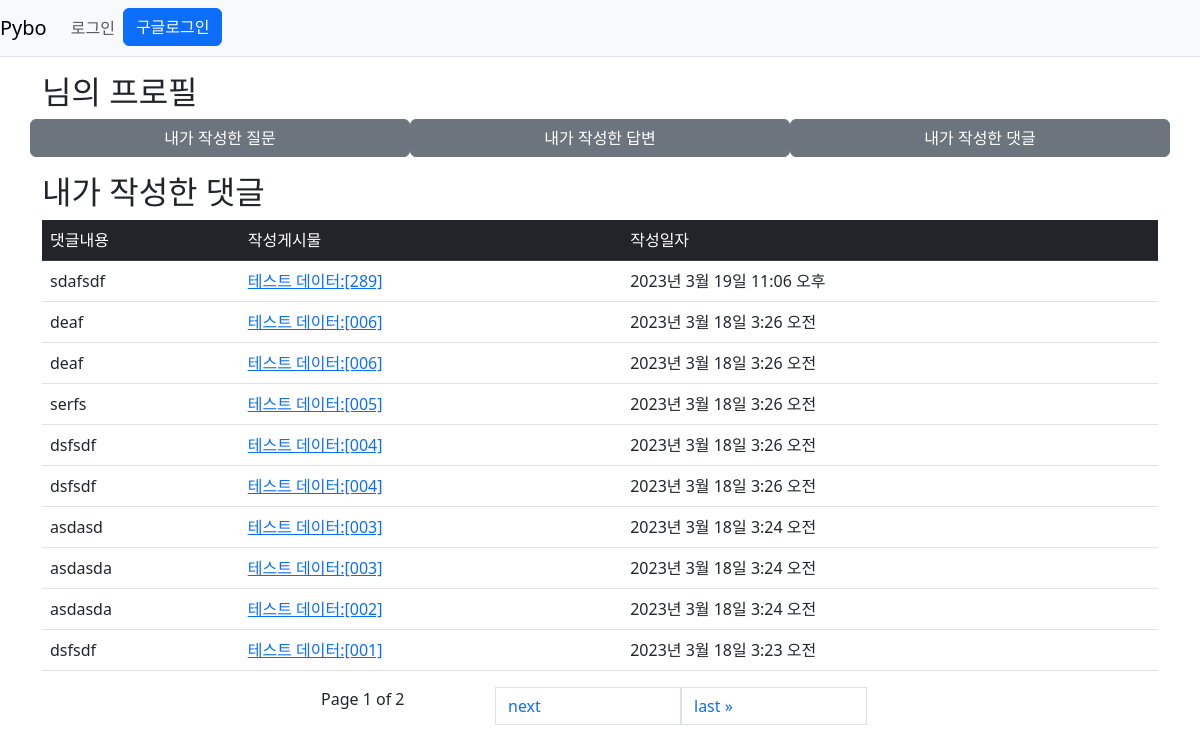
/pybo/profile/comment/1, run on the app's committed database.
### pybo/models.py (models this page shows, shortened)
class Comment(models.Model):
    author = models.ForeignKey(User, on_delete=models.CASCADE)
    content = models.TextField()
    create_date = models.DateTimeField()
    modify_date = models.DateTimeField(null=True, blank=True)
    question = models.ForeignKey(Question, null=True, blank=True,
                                 on_delete=models.CASCADE)
    answer = models.ForeignKey(Answer, null=True, blank=True,
                               on_delete=models.CASCADE)

class Question(models.Model):
    subject = models.CharField(max_length=200)
    content = models.TextField()
    create_date = models.DateTimeField()
    author = models.ForeignKey(User, on_delete=models.CASCADE
                               , related_name='author_question')
    modify_date = models.DateTimeField(null=True, blank=True)
    category = models.CharField(max_length=20)
    voter = models.ManyToManyField(User, related_name='voter_question')

### pybo/views/profile_views.py (the view)
# urls.py: path('profile/comment/<int:user_id>', profile_views.CommentListView.as_view(), name='comment_view'),
class CommentListView(ListView):
    model = Comment
    template_name = 'pybo/comment_profile.html'
    context_object_name = 'comments'
    paginate_by = 10
    def get_queryset(self):
        self.user = get_object_or_404(User, pk=self.kwargs['user_id'])
        return Comment.objects.filter(author=self.user).order_by('-create_date')

### templates/pybo/comment_profile.html (shortened to what this page needs)
{% extends 'base_profile.html' %}
{% block list %}
    <div class="my-3">
        <h2>내가 작성한 댓글</h2>
        <table class="table">
            <tr class="table-dark">
                <td>댓글내용</td>
                <td>작성게시물</td>
                <td>작성일자</td>
            </tr>
        {% if comments %}
            {% for comment in comments %}
            <tr>
                <td>{{ comment.content }}</td>
                {% if comment.question %}
                <td><a href="{% url 'pybo:detail' comment.question.id %}">{{ comment.question.subject }}</a></td>
                {% else %}
                <td><a href="{% url 'pybo:detail' comment.answer.question.id %}">{{ comment.answer.content }}</a></td>
                {% endif %}
                <td>{{ comment.create_date }}</td>
            </tr>
            {% endfor %}
            </table>
        <div class="pagination row">
    <span class="step-links row justify-content-center">
        <span class="current-page col-2 center-align">
            Page {{ page_obj.number }} of {{ page_obj.paginator.num_pages }}
        </span>
        {% if page_obj.has_next %}
            <a href="?page={{ page_obj.next_page_number }}" class="page-link col-2">next</a>
            <a href="?page={{ page_obj.paginator.num_pages }}" class="page-link col-2">last &raquo;</a>
        {% endif %}
    </span>
  </div>
            {% else %}
        <h2>이곳은 조용하네요...</h2>
        {% endif %}
    </div>
{% endblock %}

### data on the page
Comment: content "sdafsdf", question.subject "테스트 데이터:[289]", create_date "2023년 3월 19일 11:06 오후"
Comment: content "deaf", question.subject "테스트 데이터:[006]", create_date "2023년 3월 18일 3:26 오전"
Comment: content "deaf", question.subject "테스트 데이터:[006]", create_date "2023년 3월 18일 3:26 오전"
Comment: content "serfs", question.subject "테스트 데이터:[005]", create_date "2023년 3월 18일 3:26 오전"
Comment: content "dsfsdf", question.subject "테스트 데이터:[004]", create_date "2023년 3월 18일 3:26 오전"
Comment: content "dsfsdf", question.subject "테스트 데이터:[004]", create_date "2023년 3월 18일 3:26 오전"
Comment: content "asdasd", question.subject "테스트 데이터:[003]", create_date "2023년 3월 18일 3:24 오전"
Comment: content "asdasda", question.subject "테스트 데이터:[003]", create_date "2023년 3월 18일 3:24 오전"
Comment: content "asdasda", question.subject "테스트 데이터:[002]", create_date "2023년 3월 18일 3:24 오전"
Comment: content "dsfsdf", question.subject "테스트 데이터:[001]", create_date "2023년 3월 18일 3:23 오전"

### other printed values
{{ page_obj.number }} "1"
{{ page_obj.paginator.num_pages }} "2"
